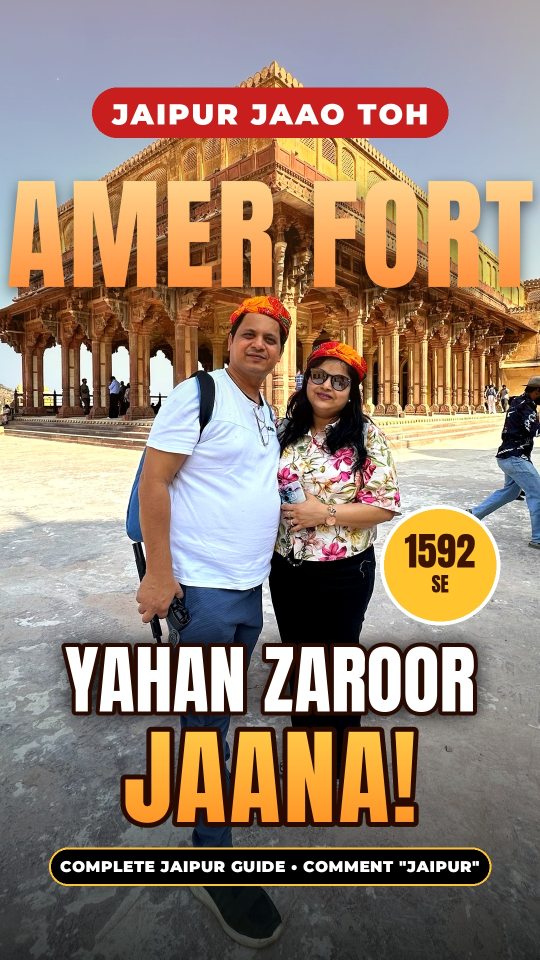
#> input picture reels/amer-fort/Amer_Fort_Thumbnail.jpg, 1080 x 1920 px (shown at 1/2 size)
$ python -i prep.py   (imports and definitions only)
#> lines starting #> are read from the running program, lines starting #| are printed output that depends on the picture
#> further down, picture is the input picture: PIL image 1080x1920 RGB; mean R, G, B 151.6, 129.7, 113
import sys, numpy as np, onnxruntime as ort
from PIL import Image, ImageOps, ImageFilter
U='/root/.claude/uploads/30a7b273-6306-55c3-bec0-ca5f0409b214/'
S=sys.argv[1]
names={'8812':'23564187','8803':'d3602f35','8805':'1b753d16','8808':'1c0b0416','8806':'cb340e4d','8816':'f532dbb8','8836':'52227463','8855':'1380de7c','8854':'416ab4fa','8875':'6d8dc3b6','8884':'88d8fd41','8886':'869bc56d'}
# [1 line that did not run here, left out]
def seg(im):
    w,h=im.size
#> w = 1080; h = 1920
    x=np.asarray(im.convert('RGB').resize((320,320),Image.LANCZOS)).astype(np.float32)/255.
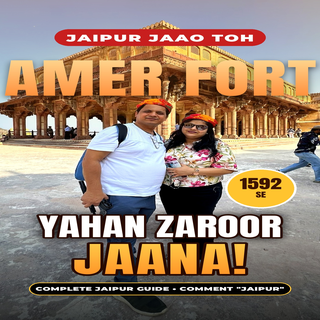
#> x: shape (320, 320, 3) float32; mean R, G, B 0.594, 0.508, 0.443
    x=(x-[0.485,0.456,0.406])/[0.229,0.224,0.225]
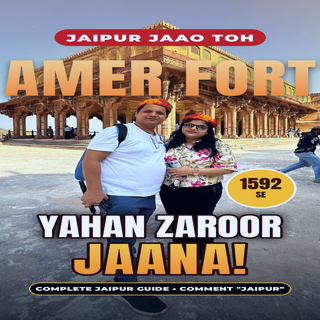
#> x: shape (320, 320, 3) float64; mean R, G, B 0.474, 0.235, 0.164; drawn with min black and max white
    x=x.transpose(2,0,1)[None].astype(np.float32)
#> (the run stopped early here; a loop or call above may not have finished)

$ run again, on plans/jaipur-guide/assets/img/amer_court.jpg
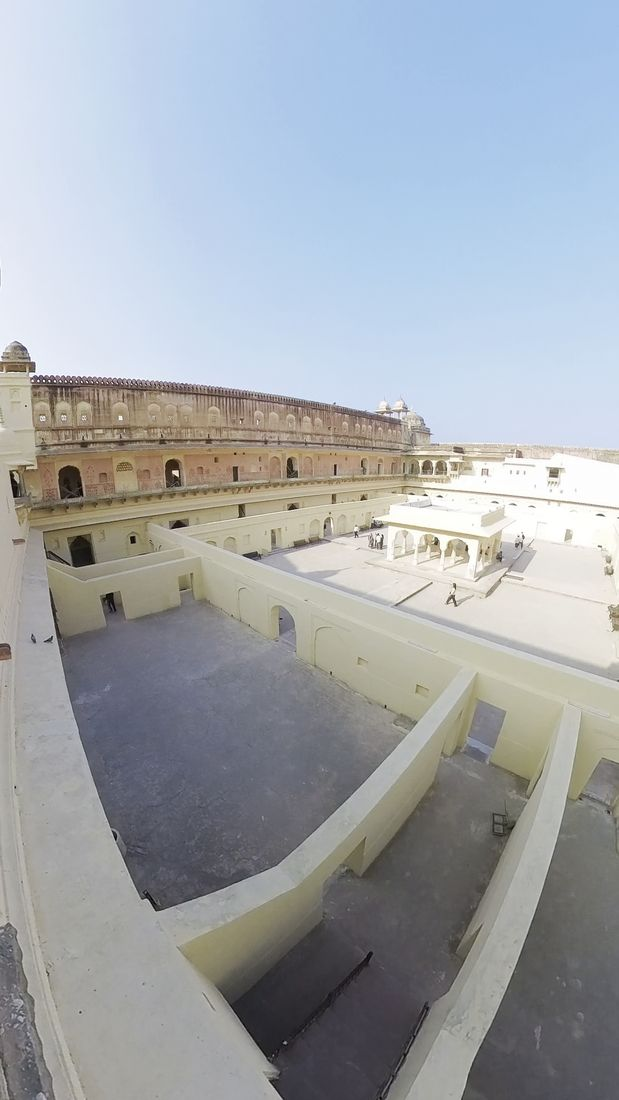
#> input picture plans/jaipur-guide/assets/img/amer_court.jpg, 619 x 1100 px
#> picture is the input picture: PIL image 619x1100 RGB; mean R, G, B 162, 167.2, 173
#> in seg, `x=np.asarray(im.convert('RGB').resize((320,320),Image.LANCZOS)).astype..`:
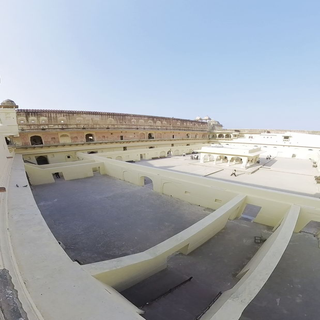
#> x: shape (320, 320, 3) float32; mean R, G, B 0.635, 0.656, 0.678
#> in seg, `x=(x-[0.485,0.456,0.406])/[0.229,0.224,0.225]`:
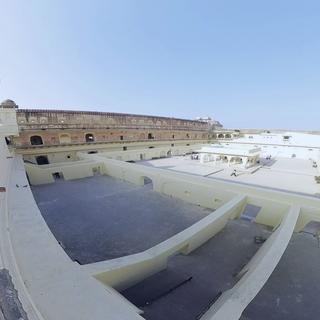
#> x: shape (320, 320, 3) float64; mean R, G, B 0.655, 0.892, 1.21; drawn with min black and max white
